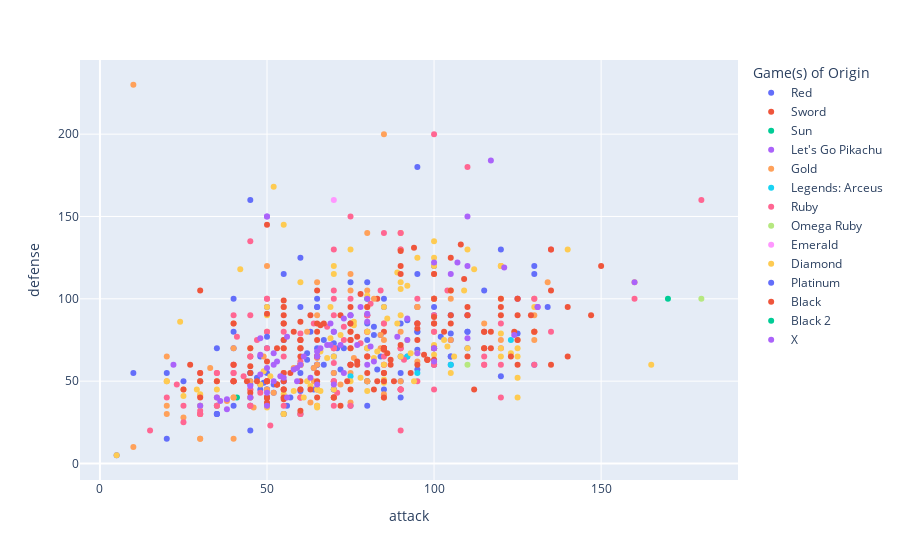

Notebook source saved alongside this figure:
### Code cell
fig = px.scatter(data_frame=poke_go_unique, x='attack', y='defense', color="Game(s) of Origin", hover_name="name")
fig.show()

### Figure 1 — Plotly figure (JSON) as saved in the notebook; plotly's stock layout.template omitted (floating-point values rounded to 4 significant figures; data arrays with more than 128 entries replaced by an {"elided": "..."} marker saying what was removed)
{"data": [{"hovertemplate": "<b>%{hovertext}</b><br><br>Game(s) of Origin=Red<br>attack=%{x}<br>defense=%{y}<extra></extra>", "hovertext": {"elided": "136 str values"}, "legendgroup": "Red", "marker": {"color": "#636efa", "symbol": "circle"}, "mode": "markers", "name": "Red", "orientation": "v", "showlegend": true, "type": "scatter", "x": {"elided": "136 int values"}, "xaxis": "x", "y": {"elided": "136 int values"}, "yaxis": "y"}, {"hovertemplate": "<b>%{hovertext}</b><br><br>Game(s) of Origin=Sword<br>attack=%{x}<br>defense=%{y}<extra></extra>", "hovertext": ["Blastoise", "Pikachu", "Machamp", "Ponyta", "Mega Gengar", "Weezing", "Mr. Mime", "Lapras", "Snorlax", "Darumaka", "Darmanitan Zen Mode", "Galarian Yamask", "Garbodor"], "legendgroup": "Sword", "marker": {"color": "#EF553B", "symbol": "circle"}, "mode": "markers", "name": "Sword", "orientation": "v", "showlegend": true, "type": "scatter", "x": [83, 55, 130, 85, 65, 90, 45, 85, 110, 90, 30, 55, 95], "xaxis": "x", "y": [100, 40, 80, 55, 80, 120, 65, 80, 65, 45, 105, 85, 82], "yaxis": "y"}, {"hovertemplate": "<b>%{hovertext}</b><br><br>Game(s) of Origin=Sun<br>attack=%{x}<br>defense=%{y}<extra></extra>", "hovertext": ["Alolan Vulpix", "Alolan Diglett", "Alolan Persian", "Geodude", "Alolan Grimer", "Zygarde 10% Forme"], "legendgroup": "Sun", "marker": {"color": "#00cc96", "symbol": "circle"}, "mode": "markers", "name": "Sun", "orientation": "v", "showlegend": true, "type": "scatter", "x": [41, 55, 60, 80, 80, 100], "xaxis": "x", "y": [40, 30, 60, 100, 50, 71], "yaxis": "y"}, {"hovertemplate": "<b>%{hovertext}</b><br><br>Game(s) of Origin=Let's Go Pikachu<br>attack=%{x}<br>defense=%{y}<extra></extra>", "hovertext": ["Eevee"], "legendgroup": "Let's Go Pikachu", "marker": {"color": "#ab63fa", "symbol": "circle"}, "mode": "markers", "name": "Let's Go Pikachu", "orientation": "v", "showlegend": true, "type": "scatter", "x": [55], "xaxis": "x", "y": [50], "yaxis": "y"}, {"hovertemplate": "<b>%{hovertext}</b><br><br>Game(s) of Origin=Gold<br>attack=%{x}<br>defense=%{y}<extra></extra>", "hovertext": ["Chikorita", "Bayleef", "Meganium", "Cyndaquil", "Quilava", "Typhlosion", "Totodile", "Croconaw", "Feraligatr", "Sentret", "Furret", "Hoothoot", "Noctowl", "Ledyba", "Ledian", "Spinarak", "Ariados", "Crobat", "Chinchou", "Lanturn", "Pichu", "Cleffa", "Igglybuff", "Togepi", "Togetic", "Natu", "Xatu", "Mareep", "Flaaffy", "Ampharos", "Bellossom", "Marill", "Azumarill", "Sudowoodo", "Politoed", "Hoppip", "Skiploom", "Jumpluff", "Aipom", "Sunkern", "Sunflora", "Yanma", "Wooper", "Quagsire", "Espeon", "Umbreon", "Murkrow", "Slowking", "Misdreavus", "Unown", "Wobbuffet", "Girafarig", "Pineco", "Forretress", "Dunsparce", "Gligar", "Steelix", "Snubbull", "Granbull", "Qwilfish", "Scizor", "Shuckle", "Heracross", "Teddiursa", "Ursaring", "Slugma", "Magcargo", "Swinub", "Piloswine", "Corsola", "Remoraid", "Octillery", "Delibird", "Mantine", "Skarmory", "Houndour", "Houndoom", "Kingdra", "Phanpy", "Donphan", "Porygon2", "Stantler", "Smeargle", "Tyrogue", "Hitmontop", "Smoochum", "Elekid", "Magby", "Miltank", "Blissey", "Raikou", "Entei", "Suicune", "Larvitar", "Pupitar", "Tyranitar", "Lugia", "Ho-oh", "Celebi"], "legendgroup": "Gold", "marker": {"color": "#FFA15A", "symbol": "circle"}, "mode": "markers", "name": "Gold", "orientation": "v", "showlegend": true, "type": "scatter", "x": [49, 62, 82, 52, 64, 84, 65, 80, 105, 46, 76, 30, 50, 20, 35, 60, 90, 90, 38, 58, 40, 25, 30, 20, 40, 50, 75, 40, 55, 75, 80, 20, 50, 100, 75, 35, 45, 55, 70, 30, 75, 65, 45, 85, 65, 65, 85, 75, 60, 72, 33, 80, 65, 90, 70, 75, 85, 80, 120, 95, 130, 10, 125, 80, 130, 40, 50, 50, 100, 55, 65, 105, 55, 40, 80, 60, 90, 95, 60, 120, 80, 95, 20, 35, 95, 30, 63, 75, 80, 10, 85, 115, 75, 64, 84, 134, 90, 130, 100], "xaxis": "x", "y": [65, 80, 100, 43, 58, 78, 64, 80, 100, 34, 64, 30, 50, 30, 50, 40, 70, 80, 38, 58, 15, 28, 15, 65, 85, 45, 70, 40, 55, 85, 95, 50, 80, 115, 75, 40, 50, 70, 55, 30, 55, 45, 45, 85, 60, 110, 42, 80, 60, 48, 58, 65, 90, 140, 70, 105, 200, 50, 75, 85, 100, 230, 75, 50, 75, 40, 120, 40, 80, 95, 35, 75, 45, 70, 140, 30, 50, 95, 60, 120, 90, 62, 35, 35, 95, 15, 37, 37, 105, 10, 75, 85, 115, 50, 70, 110, 130, 90, 100], "yaxis": "y"}, {"hovertemplate": "<b>%{hovertext}</b><br><br>Game(s) of Origin=Legends: Arceus<br>attack=%{x}<br>defense=%{y}<extra></extra>", "hovertext": ["Sneasel", "Basculin Red-Striped Form", "Zoroark", "Braviary", "Sliggoo"], "legendgroup": "Legends: Arceus", "marker": {"color": "#19d3f3", "symbol": "circle"}, "mode": "markers", "name": "Legends: Arceus", "orientation": "v", "showlegend": true, "type": "scatter", "x": [95, 92, 105, 123, 75], "xaxis": "x", "y": [55, 65, 60, 75, 53], "yaxis": "y"}, {"hovertemplate": "<b>%{hovertext}</b><br><br>Game(s) of Origin=Ruby<br>attack=%{x}<br>defense=%{y}<extra></extra>", "hovertext": {"elided": "133 str values"}, "legendgroup": "Ruby", "marker": {"color": "#FF6692", "symbol": "circle"}, "mode": "markers", "name": "Ruby", "orientation": "v", "showlegend": true, "type": "scatter", "x": {"elided": "133 int values"}, "xaxis": "x", "y": {"elided": "133 int values"}, "yaxis": "y"}, {"hovertemplate": "<b>%{hovertext}</b><br><br>Game(s) of Origin=Omega Ruby<br>attack=%{x}<br>defense=%{y}<extra></extra>", "hovertext": ["Mega Rayquaza", "Hoopa Hoopa Confined"], "legendgroup": "Omega Ruby", "marker": {"color": "#B6E880", "symbol": "circle"}, "mode": "markers", "name": "Omega Ruby", "orientation": "v", "showlegend": true, "type": "scatter", "x": [180, 110], "xaxis": "x", "y": [100, 60], "yaxis": "y"}, {"hovertemplate": "<b>%{hovertext}</b><br><br>Game(s) of Origin=Emerald<br>attack=%{x}<br>defense=%{y}<extra></extra>", "hovertext": ["Deoxys Defense Forme"], "legendgroup": "Emerald", "marker": {"color": "#FF97FF", "symbol": "circle"}, "mode": "markers", "name": "Emerald", "orientation": "v", "showlegend": true, "type": "scatter", "x": [70], "xaxis": "x", "y": [160], "yaxis": "y"}, {"hovertemplate": "<b>%{hovertext}</b><br><br>Game(s) of Origin=Diamond<br>attack=%{x}<br>defense=%{y}<extra></extra>", "hovertext": ["Turtwig", "Grotle", "Torterra", "Chimchar", "Monferno", "Infernape", "Piplup", "Prinplup", "Empoleon", "Starly", "Staravia", "Staraptor", "Bidoof", "Bibarel", "Kricketot", "Kricketune", "Shinx", "Luxio", "Luxray", "Budew", "Roserade", "Cranidos", "Rampardos", "Shieldon", "Bastiodon", "Burmy", "Wormadam Trash Cloak", "Mothim", "Combee", "Vespiquen", "Pachirisu", "Buizel", "Floatzel", "Cherubi", "Cherrim", "Shellos", "Gastrodon", "Ambipom", "Drifloon", "Drifblim", "Buneary", "Lopunny", "Mismagius", "Honchkrow", "Glameow", "Purugly", "Chingling", "Stunky", "Skuntank", "Bronzor", "Bronzong", "Bonsly", "Mime Jr.", "Happiny", "Chatot", "Spiritomb", "Gible", "Gabite", "Garchomp", "Munchlax", "Riolu", "Lucario", "Hippopotas", "Hippowdon", "Skorupi", "Drapion", "Croagunk", "Toxicroak", "Carnivine", "Finneon", "Lumineon", "Mantyke", "Snover", "Abomasnow", "Weavile", "Magnezone", "Lickilicky", "Rhyperior", "Tangrowth", "Electivire", "Magmortar", "Togekiss", "Yanmega", "Leafeon", "Glaceon", "Gliscor", "Mamoswine", "Porygon-Z", "Gallade", "Probopass", "Dusknoir", "Froslass", "Uxie", "Mesprit", "Azelf", "Dialga", "Palkia", "Heatran", "Regigigas", "Giratina Altered Forme", "Cresselia", "Phione", "Manaphy", "Darkrai", "Shaymin Sky Forme", "Arceus"], "legendgroup": "Diamond", "marker": {"color": "#FECB52", "symbol": "circle"}, "mode": "markers", "name": "Diamond", "orientation": "v", "showlegend": true, "type": "scatter", "x": [68, 89, 109, 58, 78, 104, 51, 66, 86, 55, 75, 120, 45, 85, 25, 85, 65, 85, 120, 30, 70, 125, 165, 42, 52, 29, 69, 94, 30, 80, 45, 65, 105, 35, 60, 48, 83, 100, 50, 80, 66, 76, 60, 125, 55, 82, 30, 63, 93, 24, 89, 80, 25, 5, 65, 92, 70, 90, 130, 85, 70, 110, 72, 112, 50, 90, 61, 106, 100, 49, 69, 20, 62, 92, 120, 70, 85, 140, 100, 123, 95, 50, 76, 110, 60, 95, 130, 80, 125, 55, 100, 80, 75, 105, 125, 120, 120, 90, 160, 100, 70, 80, 100, 90, 103, 120], "xaxis": "x", "y": [64, 85, 105, 44, 52, 71, 53, 68, 88, 30, 50, 70, 40, 60, 41, 51, 34, 49, 79, 35, 65, 40, 60, 118, 168, 45, 95, 50, 42, 102, 70, 35, 55, 45, 70, 48, 68, 66, 34, 44, 44, 84, 60, 52, 42, 64, 50, 47, 67, 86, 116, 95, 45, 5, 45, 108, 45, 65, 95, 40, 40, 70, 78, 118, 90, 110, 40, 65, 72, 56, 76, 50, 50, 75, 65, 115, 95, 130, 125, 67, 67, 95, 86, 130, 110, 125, 80, 70, 65, 145, 135, 70, 130, 105, 70, 120, 100, 106, 110, 120, 120, 80, 100, 90, 75, 120], "yaxis": "y"}, {"hovertemplate": "<b>%{hovertext}</b><br><br>Game(s) of Origin=Platinum<br>attack=%{x}<br>defense=%{y}<extra></extra>", "hovertext": ["Rotom"], "legendgroup": "Platinum", "marker": {"color": "#636efa", "symbol": "circle"}, "mode": "markers", "name": "Platinum", "orientation": "v", "showlegend": true, "type": "scatter", "x": [50], "xaxis": "x", "y": [77], "yaxis": "y"}, {"hovertemplate": "<b>%{hovertext}</b><br><br>Game(s) of Origin=Black<br>attack=%{x}<br>defense=%{y}<extra></extra>", "hovertext": {"elided": "148 str values"}, "legendgroup": "Black", "marker": {"color": "#EF553B", "symbol": "circle"}, "mode": "markers", "name": "Black", "orientation": "v", "showlegend": true, "type": "scatter", "x": {"elided": "148 int values"}, "xaxis": "x", "y": {"elided": "148 int values"}, "yaxis": "y"}, {"hovertemplate": "<b>%{hovertext}</b><br><br>Game(s) of Origin=Black 2<br>attack=%{x}<br>defense=%{y}<extra></extra>", "hovertext": ["Black Kyurem"], "legendgroup": "Black 2", "marker": {"color": "#00cc96", "symbol": "circle"}, "mode": "markers", "name": "Black 2", "orientation": "v", "showlegend": true, "type": "scatter", "x": [170], "xaxis": "x", "y": [100], "yaxis": "y"}, {"hovertemplate": "<b>%{hovertext}</b><br><br>Game(s) of Origin=X<br>attack=%{x}<br>defense=%{y}<extra></extra>", "hovertext": ["Chespin", "Quilladin", "Chesnaught", "Fennekin", "Braixen", "Delphox", "Froakie", "Frogadier", "Greninja", "Bunnelby", "Diggersby", "Fletchling", "Fletchinder", "Talonflame", "Scatterbug", "Spewpa", "Vivillon", "Litleo", "Pyroar", "Flab√©b√©", "Floette", "Florges", "Skiddo", "Gogoat", "Pancham", "Pangoro", "Furfrou", "Espurr", "Meowstic Female", "Honedge", "Doublade", "Aegislash Shield Forme", "Spritzee", "Aromatisse", "Swirlix", "Slurpuff", "Inkay", "Malamar", "Binacle", "Barbaracle", "Skrelp", "Dragalge", "Clauncher", "Clawitzer", "Helioptile", "Heliolisk", "Tyrunt", "Tyrantrum", "Amaura", "Aurorus", "Sylveon", "Hawlucha", "Dedenne", "Carbink", "Goomy", "Goodra", "Klefki", "Phantump", "Trevenant", "Pumpkaboo Average Size", "Gourgeist Super Size", "Bergmite", "Avalugg", "Noibat", "Noivern", "Xerneas", "Yveltal", "Mega Diancie", "Volcanion"], "legendgroup": "X", "marker": {"color": "#ab63fa", "symbol": "circle"}, "mode": "markers", "name": "X", "orientation": "v", "showlegend": true, "type": "scatter", "x": [61, 78, 107, 45, 59, 69, 56, 63, 95, 36, 56, 50, 73, 81, 35, 22, 52, 50, 68, 38, 45, 65, 65, 100, 82, 124, 80, 48, 48, 80, 110, 50, 52, 72, 48, 80, 54, 92, 52, 105, 60, 75, 53, 73, 38, 55, 89, 121, 59, 77, 65, 92, 58, 50, 50, 100, 80, 70, 110, 66, 100, 69, 117, 30, 70, 131, 131, 160, 110], "xaxis": "x", "y": [65, 95, 122, 40, 58, 72, 40, 52, 67, 38, 77, 43, 55, 71, 40, 60, 50, 58, 72, 39, 47, 68, 48, 62, 62, 78, 60, 54, 76, 100, 150, 150, 60, 72, 66, 86, 53, 88, 67, 115, 60, 90, 62, 88, 33, 52, 77, 119, 50, 72, 65, 75, 57, 150, 35, 70, 91, 48, 76, 70, 122, 85, 184, 35, 80, 95, 95, 110, 120], "yaxis": "y"}], "layout": {"legend": {"title": {"text": "Game(s) of Origin"}, "tracegroupgap": 0}, "margin": {"t": 60}, "xaxis": {"anchor": "y", "domain": [0, 1], "title": {"text": "attack"}}, "yaxis": {"anchor": "x", "domain": [0, 1], "title": {"text": "defense"}}}}
